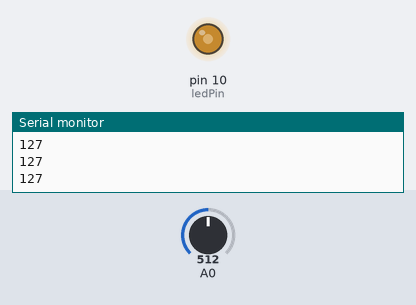
Recording of a sketch running on a simulated Arduino Uno, built with avr-gcc and run on an emulated ATmega328P. Shown: output pins drawn as LEDs (lit = HIGH), the last lines printed to the serial monitor. Inputs (shaded band) come from the test bench; at power-on: A0 = 512.

Above: at 1.2 s.
1.3 s: A0 set to 716
At 2.0 s:
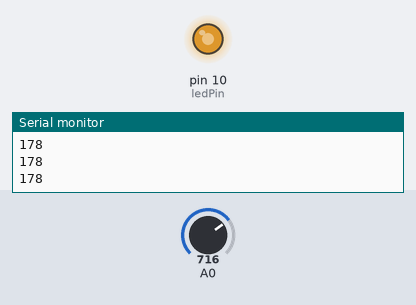
2.8 s: A0 set to 900
At 3.4 s:
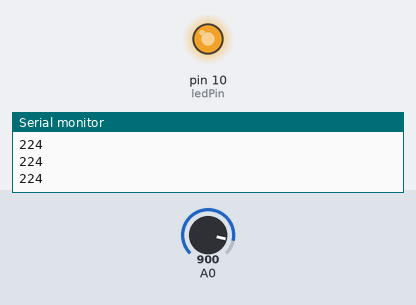
4.3 s: A0 set to 122
At 4.7 s:
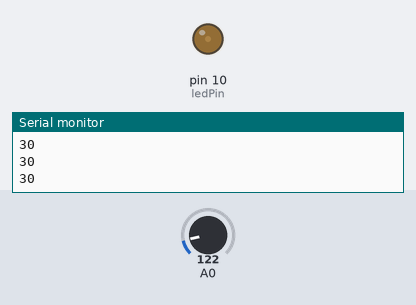
5.8 s: A0 set to 0
At 7.0 s:
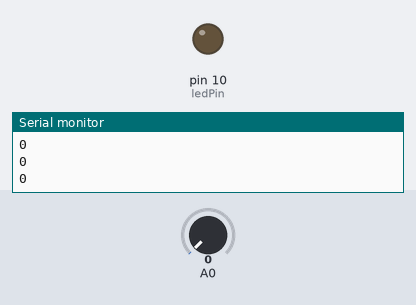
7.3 s: A0 set to 511
At 8.5 s:
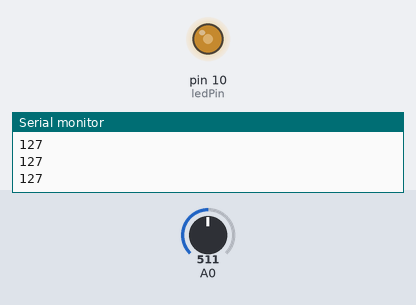
Timing chart, 0 to 9.8 s (numbered marks = the images above; inputs shaded):
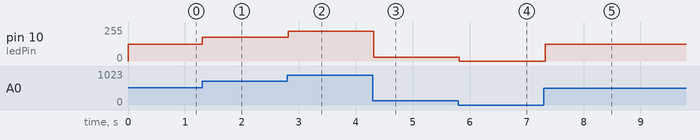

Measured:
- after the input at 1.3 s, pin 10 (ledPin): 127/255 → 178/255 at once
- after the input at 2.8 s, pin 10 (ledPin): 178/255 → 224/255 at once
- after the input at 4.3 s, pin 10 (ledPin): 224/255 → 30/255 at once
- after the input at 5.8 s, pin 10 (ledPin): 30/255 → 0/255 at once
- after the input at 7.3 s, pin 10 (ledPin): 0/255 → 127/255 at once

The sketch:

02_analogWrite.ino
```cpp
int ledPin=10;  //10번 아날로그 핀

void setup() {
  Serial.begin(9600);
}

void loop() {
  int val = analogRead(0);      //A0에서 값 읽어오기
  val = map(val, 0, 1023, 0, 255);//가변저항값 0~1023을 1~255값으로 변환
  analogWrite(ledPin, val);     //변환된 값으로 LED 출력
  delay(100);
  Serial.println(val);
}
```
